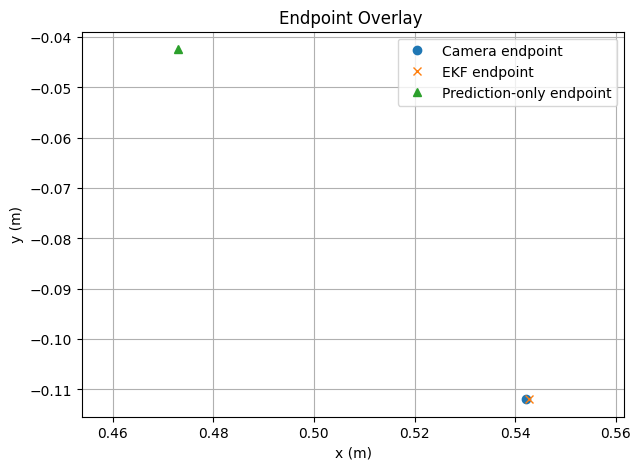
#> input picture 2.png, 641 x 470 px, given in place of the camera
$ python filter.py
#> lines starting #> are read from the running program, lines starting #| are printed output that depends on the picture; after the words box and inside, x2 and y2 are one past the last pixel; in counts of white or black regions, pixels touching at a corner belong together
import cv2
import numpy as np

def nothing(x):
    pass

def main():

    cap = cv2.VideoCapture(0, cv2.CAP_AVFOUNDATION)

    if not cap.isOpened():
        print("Camera not opening.")
        return

    cap.set(cv2.CAP_PROP_FRAME_WIDTH, 1280)
    cap.set(cv2.CAP_PROP_FRAME_HEIGHT, 720)

    # Create window
    cv2.namedWindow("Camera Filter Tuner")

    # ------------------------
    # Hardware Sliders
    # ------------------------
    cv2.createTrackbar("Exposure", "Camera Filter Tuner", 7, 10, nothing)
    cv2.createTrackbar("Brightness", "Camera Filter Tuner", 50, 100, nothing)
    cv2.createTrackbar("Contrast", "Camera Filter Tuner", 64, 128, nothing)
    cv2.createTrackbar("Sharpness", "Camera Filter Tuner", 7, 15, nothing)

    # ------------------------
    # Software Sliders
    # ------------------------
    cv2.createTrackbar("CLAHE Clip x10", "Camera Filter Tuner", 20, 50, nothing)
    cv2.createTrackbar("Digital Beta", "Camera Filter Tuner", 50, 100, nothing)
    cv2.createTrackbar("Blur Kernel", "Camera Filter Tuner", 1, 10, nothing)

    while True:
        ret, frame = cap.read()
#> frame is the input picture: shape (470, 641, 3); mean B, G, R 248.4, 248.5, 248.4
        if not ret:
            print("Frame not captured.")
            break

        # Read sliders
        exposure = -cv2.getTrackbarPos("Exposure", "Camera Filter Tuner")
        brightness = cv2.getTrackbarPos("Brightness", "Camera Filter Tuner") - 50
        contrast = cv2.getTrackbarPos("Contrast", "Camera Filter Tuner")
        sharpness = cv2.getTrackbarPos("Sharpness", "Camera Filter Tuner")

        clahe_clip = max(1.0, cv2.getTrackbarPos("CLAHE Clip x10", "Camera Filter Tuner") / 10.0)
        beta = cv2.getTrackbarPos("Digital Beta", "Camera Filter Tuner") - 50
        blur_val = cv2.getTrackbarPos("Blur Kernel", "Camera Filter Tuner")

        # Convert to grayscale
        gray = cv2.cvtColor(frame, cv2.COLOR_BGR2GRAY)

        # --- Specular Highlight Suppression + Contrast Control ---

        gray_f = gray.astype(np.float32)

        # Detect saturated / reflective regions
        highlight_mask = gray_f > 220
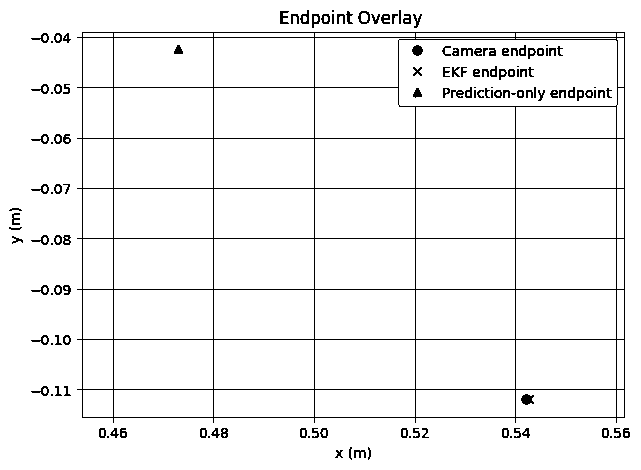
#> highlight_mask: shape (470, 641) bool; 95.4% white; black in thin lines or dots

        # Smooth only highlight areas to reduce glare bloom
        blurred = cv2.GaussianBlur(gray_f, (15, 15), 0)
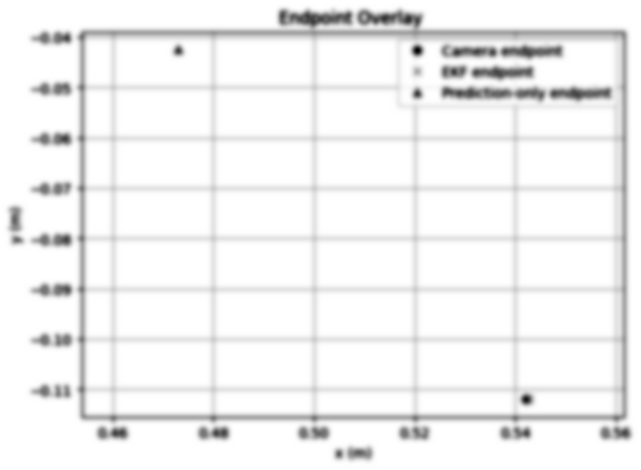
#> blurred: shape (470, 641) float32; min 126.4, max 255, mean 248.4; drawn with min black and max white
        gray_f[highlight_mask] = blurred[highlight_mask]
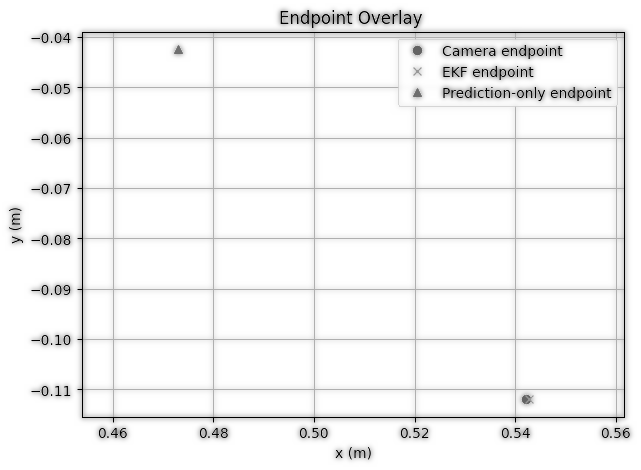
#> gray_f: shape (470, 641) float32; min 0, max 255, mean 244.1; drawn with min black and max white

        # Now apply software contrast and brightness
        alpha = max(0.1, contrast / 50.0)
        beta_soft = brightness + beta

        gray_f = gray_f * alpha + beta_soft
        gray_f = np.clip(gray_f, 0, 255)
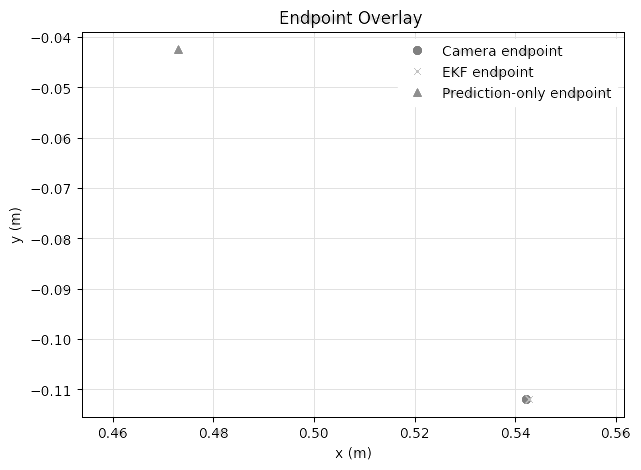
#> gray_f: shape (470, 641) float32; min 0, max 255, mean 250.3

        gray = gray_f.astype(np.uint8)

        # CLAHE
        clahe = cv2.createCLAHE(clipLimit=clahe_clip, tileGridSize=(8, 8))
        gray = clahe.apply(gray)

        # Gaussian blur (odd kernel only)
        if blur_val > 0:
            k = blur_val * 2 + 1
            gray = cv2.GaussianBlur(gray, (k, k), 0)
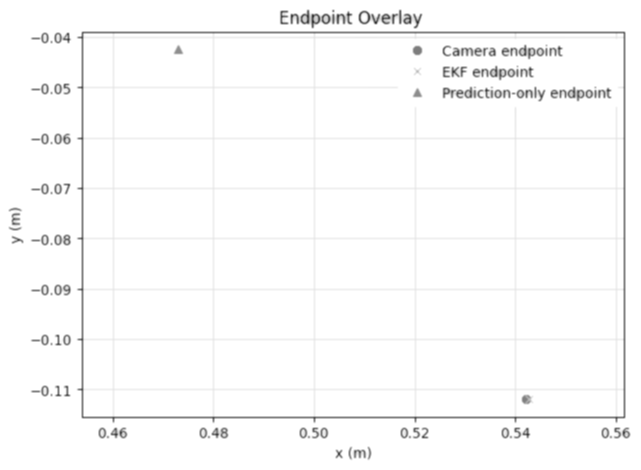
#> gray: shape (470, 641); min 48, max 255, mean 250.2

        # Convert back for display
        display = cv2.cvtColor(gray, cv2.COLOR_GRAY2BGR)

        # Show current values overlay
        cv2.putText(display, f"Exposure: {exposure}", (10, 30),
                    cv2.FONT_HERSHEY_SIMPLEX, 0.6, (0,255,0), 2)
        cv2.putText(display, f"CLAHE: {clahe_clip:.2f}", (10, 60),
                    cv2.FONT_HERSHEY_SIMPLEX, 0.6, (0,255,0), 2)
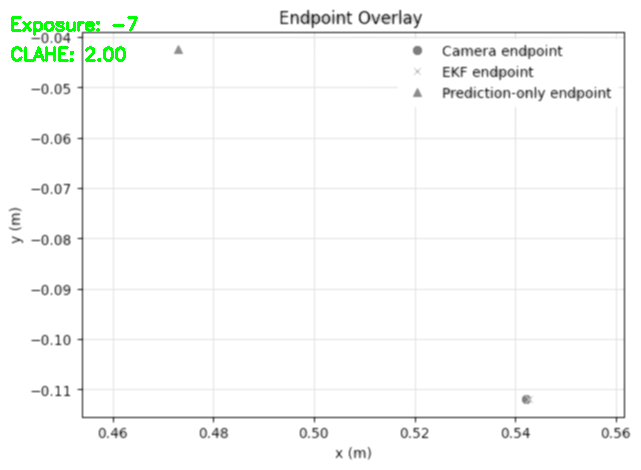
#> display: shape (470, 641, 3); mean B, G, R 248.9, 250.2, 248.9

        cv2.imshow("Camera Filter Tuner", display)

        key = cv2.waitKey(1) & 0xFF
#> (key q is pressed here)

        if key == ord('s'):
            print("\n--- CURRENT SETTINGS ---")
            print(f"Exposure = {exposure}")
            print(f"Brightness = {brightness}")
            print(f"Contrast = {contrast}")
            print(f"Sharpness = {sharpness}")
            print(f"CLAHE ClipLimit = {clahe_clip}")
            print(f"Digital Beta = {beta}")
            print(f"Blur Kernel = {blur_val}")
            print("------------------------\n")

        elif key == ord('q'):
            break

    cap.release()
    cv2.destroyAllWindows()

if __name__ == "__main__":
    main()

$ run again, on offline_cov_growth.png
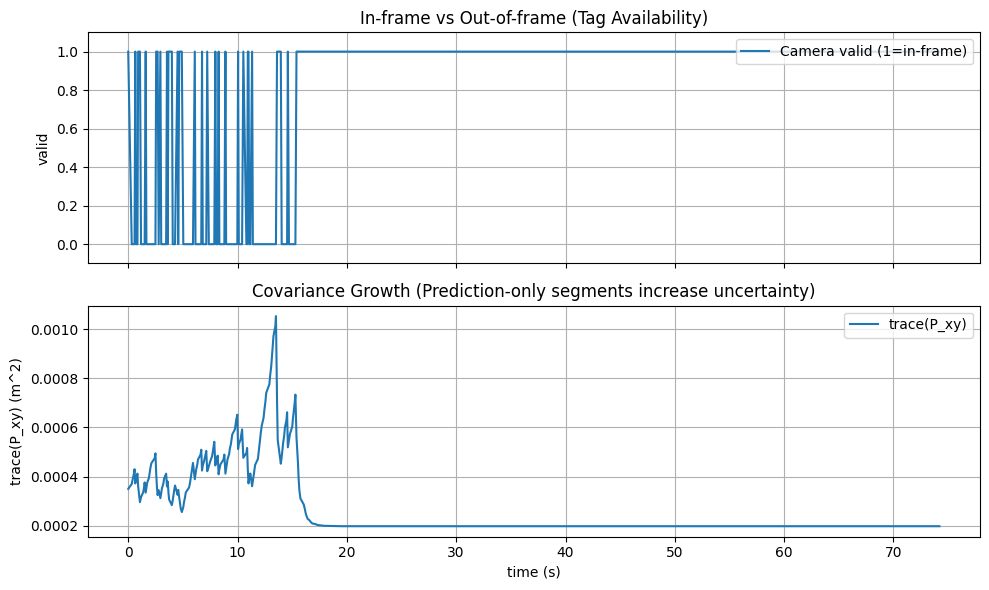
#> input picture offline_cov_growth.png, 989 x 590 px, given in place of the camera
#> in main, frame is the input picture: shape (590, 989, 3); mean B, G, R 245.8, 243.8, 241
#> in main, `highlight_mask = gray_f > 220`:
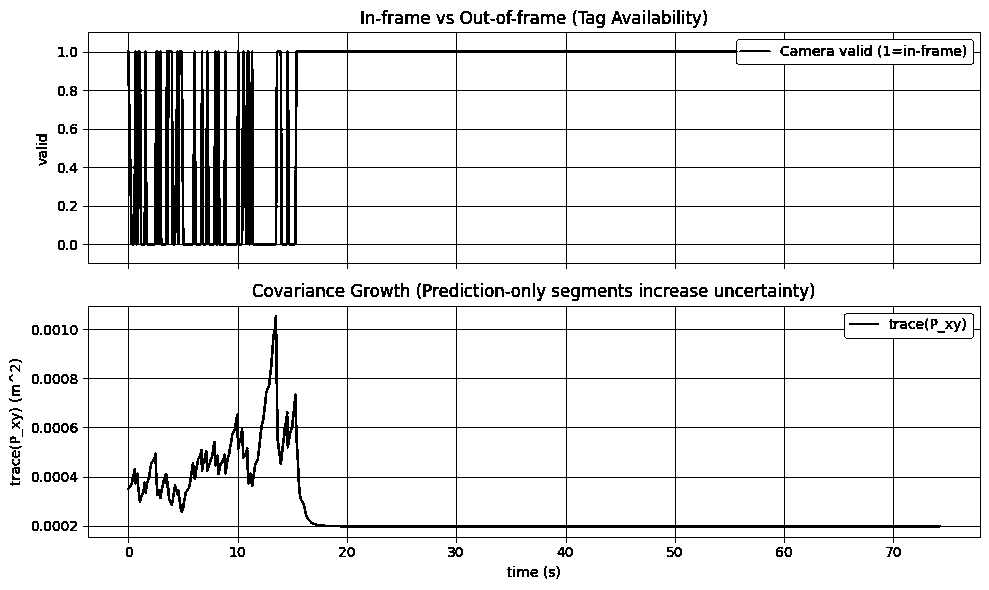
#> highlight_mask: shape (590, 989) bool; 91.7% white; 227 black regions (37 under 20 px), largest, box (x1, y1, x2, y2) and area: (83, 32, 981, 269) 26431, (83, 306, 981, 543) 13092, (921, 45, 939, 56) 98
#> in main, `cv2.putText(display, f"CLAHE: {clahe_clip:.2f}", (10, 60), cv2.FONT_HE..`:
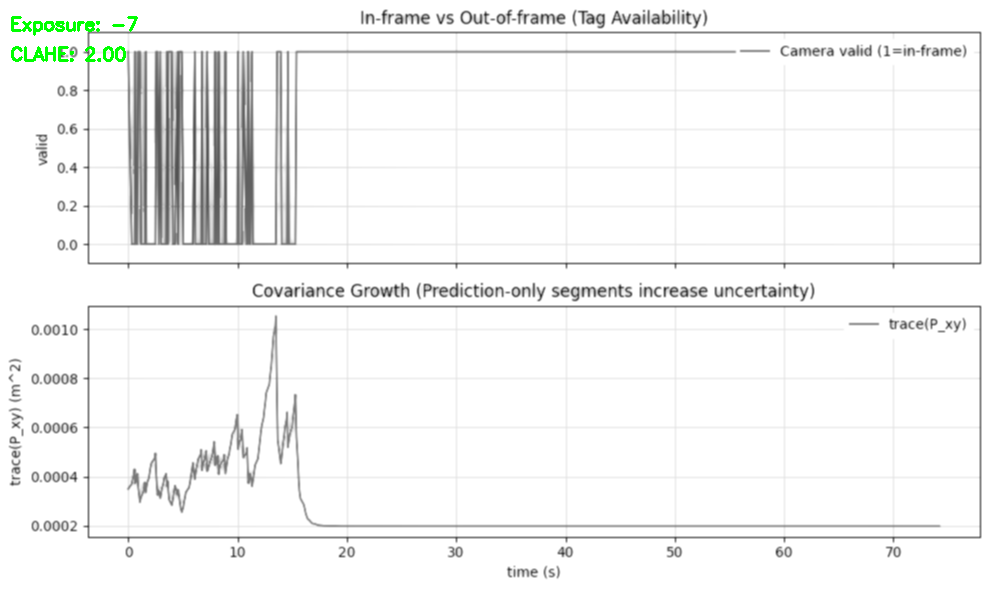
#> display: shape (590, 989, 3); mean B, G, R 244.3, 245, 244.3

$ run again, on offline_traj_overlay.png
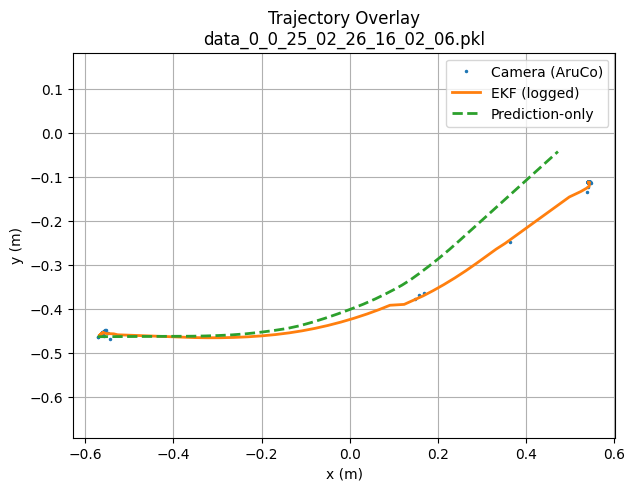
#> input picture offline_traj_overlay.png, 634 x 491 px, given in place of the camera
#> in main, frame is the input picture: shape (491, 634, 3); mean B, G, R 246.5, 247.4, 247.5
#> in main, `highlight_mask = gray_f > 220`:
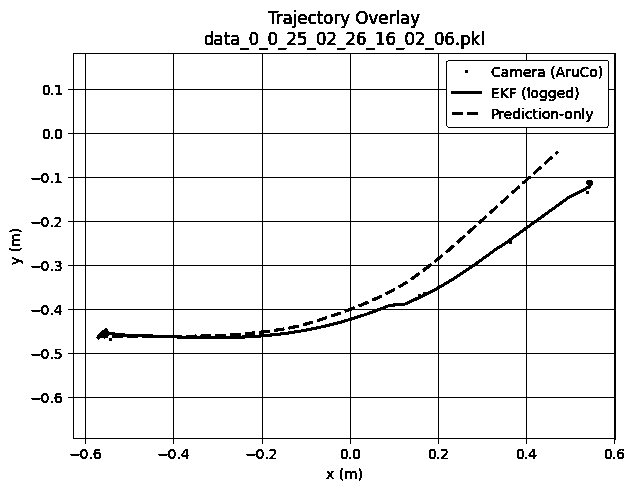
#> highlight_mask: shape (491, 634) bool; 94.4% white; black in thin lines or dots
#> in main, `cv2.putText(display, f"CLAHE: {clahe_clip:.2f}", (10, 60), cv2.FONT_HE..`:
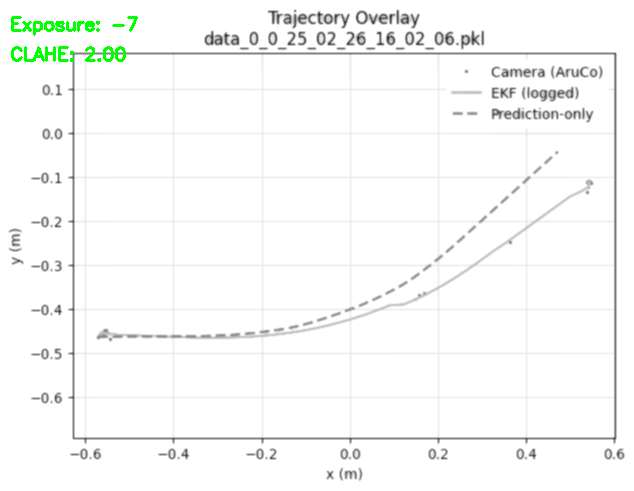
#> display: shape (491, 634, 3); mean B, G, R 248.1, 249.4, 248.1
